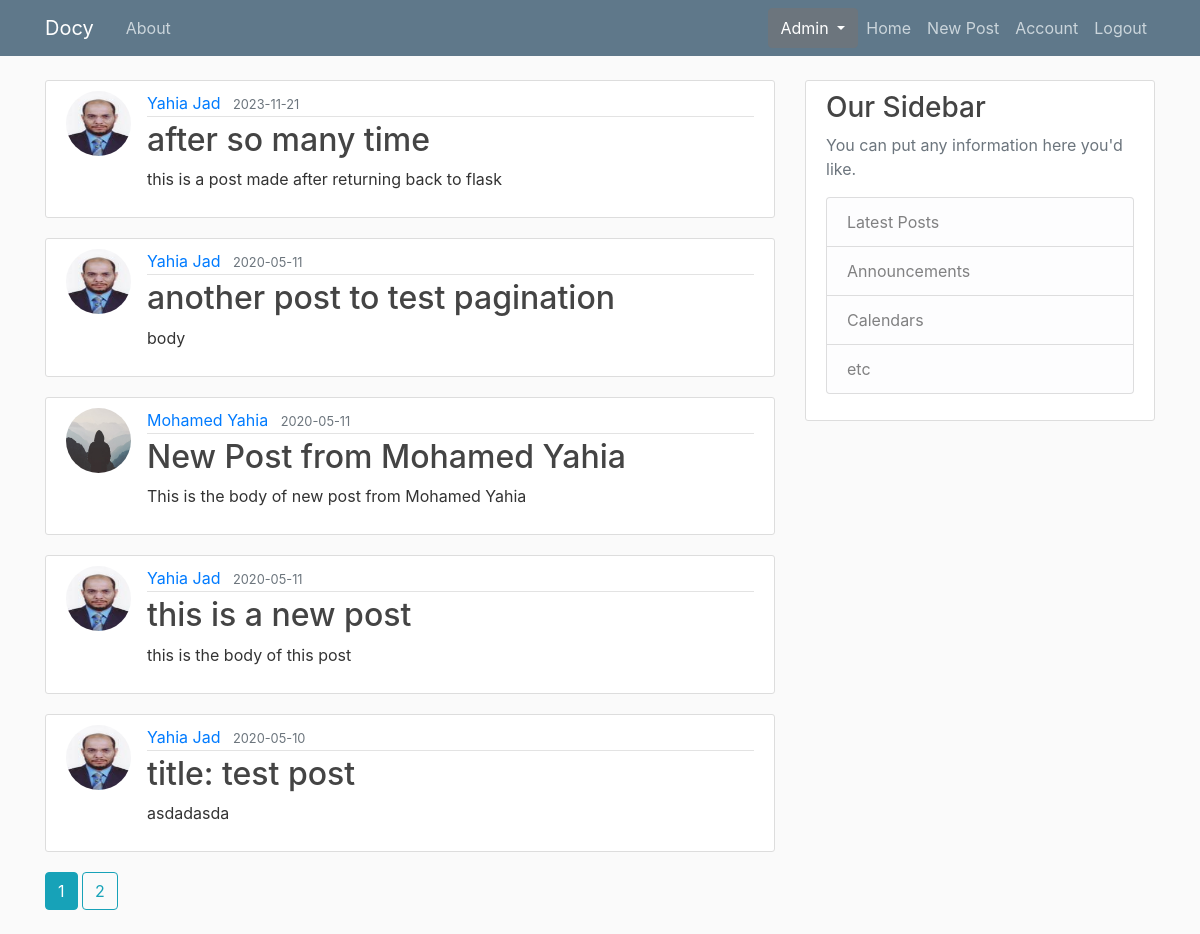
Screenshot of /home (signed in) with the database file from the repository.
### flaskblog/models.py (models this page shows, shortened)
class Post(db.Model):
    id = db.Column(db.Integer, primary_key=True)
    title = db.Column(db.String(100), nullable=False)
    date_posted = db.Column(db.DateTime, nullable=False, default=datetime.utcnow)
    content = db.Column(db.Text, nullable=False)
    user_id = db.Column(db.Integer, db.ForeignKey('user.id'), nullable=False)

class User(db.Model, UserMixin):
    id = db.Column(db.Integer, primary_key=True)
    login_name = db.Column(db.String(20), unique=True, nullable=False)
    username = db.Column(db.String(20), unique=True, nullable=False)
    email = db.Column(db.String(120), unique=True, nullable=False)
    image_file = db.Column(db.String(20), nullable=False, default='default.jpg')
    password = db.Column(db.String(60), nullable=False)
    posts = db.relationship('Post', backref='author', lazy=True)
    role_id = db.Column(db.Integer, db.ForeignKey('role.id'), nullable=True)

### flaskblog/main/routes.py (the view)
@main.route("/")
@main.route("/home")
@login_required
def home():
    page = request.args.get('page', 1, type=int)
    posts = Post.query.order_by(Post.date_posted.desc()).paginate(page=page, per_page=5)
    return render_template('home.html', posts=posts)

### flaskblog/models.py (called while the page is built)
@login_manager.user_loader
def load_user(user_id):
    return User.query.get(int(user_id))

### flaskblog/templates/home.html
{% extends "layout.html" %}
{% block content %}
    {% for post in posts.items %}
        <article class="media content-section">
          <img class="rounded-circle article-img" src="{{ url_for('static', filename='profile_pics/' + post.author.image_file) }}">
          <div class="media-body">
            <div class="article-metadata">
              <a class="mr-2" href="{{ url_for('users.user_posts', username=post.author.username) }}">{{ post.author.username }}</a>
              <small class="text-muted">{{ post.date_posted.strftime('%Y-%m-%d') }}</small>
            </div>
            <h2><a class="article-title" href="{{ url_for('posts.post', post_id=post.id) }}">{{ post.title }}</a></h2>
            <p class="article-content">{{ post.content }}</p>
          </div>
        </article>
    {% endfor %}
    {% for page_num in posts.iter_pages(left_edge=1, right_edge=1, left_current=1, right_current=2) %}
      {% if page_num %}
        {% if posts.page == page_num %}
          <a class="btn btn-info mb-4" href="{{ url_for('main.home', page=page_num) }}">{{ page_num }}</a>
        {% else %}
          <a class="btn btn-outline-info mb-4" href="{{ url_for('main.home', page=page_num) }}">{{ page_num }}</a>
        {% endif %}
      {% else %}
        ...
      {% endif %}
    {% endfor %}
{% endblock content %}

### flaskblog/static/main.css (style rules this page uses)
body { background: #fafafa; color: #333333; margin-top: 5rem; }
h1, h2, h3, h4, h5, h6 { color: #444444; }
.content-section { background: #ffffff; padding: 10px 20px; border: 1px solid #dddddd; border-radius: 3px; margin-bottom: 20px; }
.article-title { color: #444444; }
.article-content { white-space: pre-line; }
.article-img { height: 65px; width: 65px; margin-right: 16px; }
.article-metadata { padding-bottom: 1px; margin-bottom: 4px; border-bottom: 1px solid #e3e3e3 }

### rows the page displays
Post: image_file (picture), author.username "Yahia Jad", date_posted "2023-11-21", title "after so many time", content "this is a post made after returning back to flask"
Post: image_file (picture), author.username "Yahia Jad", date_posted "2020-05-11", title "another post to test pagination", content "body"
Post: image_file (placeholder picture), author.username "Mohamed Yahia", date_posted "2020-05-11", title "New Post from Mohamed Yahia", content "This is the body of new post from Mohamed Yahia"
Post: image_file (picture), author.username "Yahia Jad", date_posted "2020-05-11", title "this is a new post", content "this is the body of this post"
Post: image_file (picture), author.username "Yahia Jad", date_posted "2020-05-10", title "title: test post", content "asdadasda"

### other values shown
{{ page_num }} "1"
{{ page_num }} "2"
